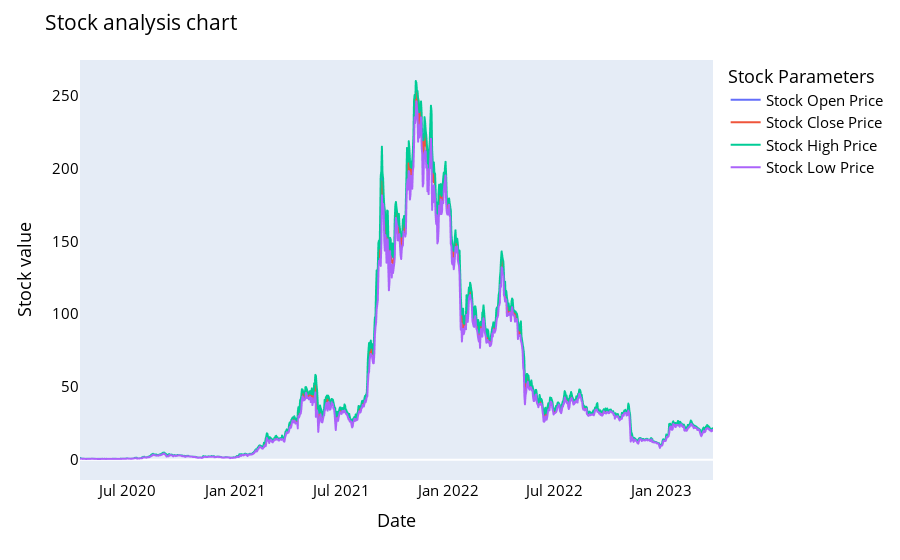

Here is the notebook cell this chart was saved with:
### Code cell
names = cycle(['Stock Open Price','Stock Close Price','Stock High Price','Stock Low Price'])

fig = px.line(y_overall, x=y_overall.Date, y=[y_overall['Open'], y_overall['Close'], 
                                          y_overall['High'], y_overall['Low']],
             labels={'Date': 'Date','value':'Stock value'})
fig.update_layout(title_text='Stock analysis chart', font_size=15, font_color='black',legend_title_text='Stock Parameters')
fig.for_each_trace(lambda t:  t.update(name = next(names)))
fig.update_xaxes(showgrid=False)
fig.update_yaxes(showgrid=False)

fig.show()

### Figure 1 — Plotly figure (JSON) as saved in the notebook; plotly's stock layout.template omitted (floating-point values rounded to 4 significant figures; data arrays with more than 128 entries replaced by an {"elided": "..."} marker saying what was removed)
{"data": [{"hovertemplate": "variable=Open<br>Date=%{x}<br>Stock value=%{y}<extra></extra>", "legendgroup": "Open", "line": {"color": "#636efa", "dash": "solid"}, "marker": {"symbol": "circle"}, "mode": "lines", "name": "Stock Open Price", "showlegend": true, "type": "scattergl", "x": {"elided": "1085 str values"}, "xaxis": "x", "y": {"elided": "1085 float values"}, "yaxis": "y"}, {"hovertemplate": "variable=Close<br>Date=%{x}<br>Stock value=%{y}<extra></extra>", "legendgroup": "Close", "line": {"color": "#EF553B", "dash": "solid"}, "marker": {"symbol": "circle"}, "mode": "lines", "name": "Stock Close Price", "showlegend": true, "type": "scattergl", "x": {"elided": "1085 str values"}, "xaxis": "x", "y": {"elided": "1085 float values"}, "yaxis": "y"}, {"hovertemplate": "variable=High<br>Date=%{x}<br>Stock value=%{y}<extra></extra>", "legendgroup": "High", "line": {"color": "#00cc96", "dash": "solid"}, "marker": {"symbol": "circle"}, "mode": "lines", "name": "Stock High Price", "showlegend": true, "type": "scattergl", "x": {"elided": "1085 str values"}, "xaxis": "x", "y": {"elided": "1085 float values"}, "yaxis": "y"}, {"hovertemplate": "variable=Low<br>Date=%{x}<br>Stock value=%{y}<extra></extra>", "legendgroup": "Low", "line": {"color": "#ab63fa", "dash": "solid"}, "marker": {"symbol": "circle"}, "mode": "lines", "name": "Stock Low Price", "showlegend": true, "type": "scattergl", "x": {"elided": "1085 str values"}, "xaxis": "x", "y": {"elided": "1085 float values"}, "yaxis": "y"}], "layout": {"font": {"color": "black", "size": 15}, "legend": {"title": {"text": "Stock Parameters"}, "tracegroupgap": 0}, "margin": {"t": 60}, "title": {"text": "Stock analysis chart"}, "xaxis": {"anchor": "y", "domain": [0, 1], "showgrid": false, "title": {"text": "Date"}}, "yaxis": {"anchor": "x", "domain": [0, 1], "showgrid": false, "title": {"text": "Stock value"}}}}
